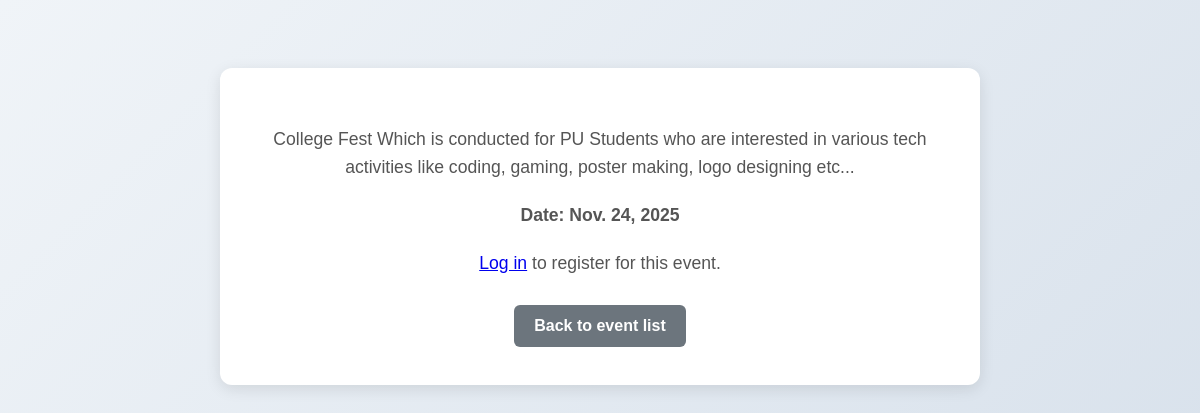
/events/4/, run on the app's committed database.
### events/models.py (models this page shows, shortened)
class Event(models.Model):
    title = models.CharField(max_length=200)   # single definition
    description = models.TextField()
    date = models.DateField()

### events/views.py (the view)
# urls.py: path('<int:event_id>/', views.event_detail, name='event_detail'),
def event_detail(request, event_id):
    event = get_object_or_404(Event, id=event_id)
    return render(request, 'events/event_detail.html', {'event': event})

### events/templates/events/event_detail.html (shortened to what this page needs)
<!DOCTYPE html>
<html lang="en">
<head>
</head>
<body>
    <div class="event-detail-container">
        <p>{{ event.description }}</p>
        <p class="event-detail-date">Date: {{ event.date }}</p>
        {% if user.is_authenticated %}
            <form method="post" action="{% url 'register_event' event.id %}">
                {% csrf_token %}
                <button type="submit" class="register-button">Register</button>
            </form>
        {% else %}
            <p><a href="{% url 'login' %}">Log in</a> to register for this event.</p>
        {% endif %}
        <div class="event-actions">
            <a href="{% url 'event_list' %}" class="back-link">Back to event list</a>
        </div>
    </div>
</body>
</html>

### events/templates/events/event_detail.html (style rules this page uses)
body { font-family: Arial, sans-serif; background: linear-gradient(135deg, #f0f4f8, #d9e2ec); padding: 20px; }
.event-detail-container { background: white; max-width: 700px; margin: 40px auto; padding: 30px; border-radius: 12px; box-shadow: 0 4px 15px rgba(0,0,0,0.1); text-align: center; }
.event-detail-container p { font-size: 1.1em; color: #555; line-height: 1.6; margin-bottom: 20px; }
.event-detail-date { font-weight: bold; color: #007bff; font-size: 1.1em; margin-bottom: 25px; }
.event-actions button, .event-actions a { display: inline-block; padding: 12px 20px; margin: 8px; border-radius: 6px; border: none; text-decoration: none; font-weight: bold; font-size: 1em; cursor: pointer; transition: all 0.3s ease; }
.back-link { background: #6c757d; color: white; }

### data on the page
Event: description "College Fest Which is conducted for PU Students who are interested in various tech activities like coding, gaming, poster making, logo designing etc...", date "Nov. 24, 2025"
